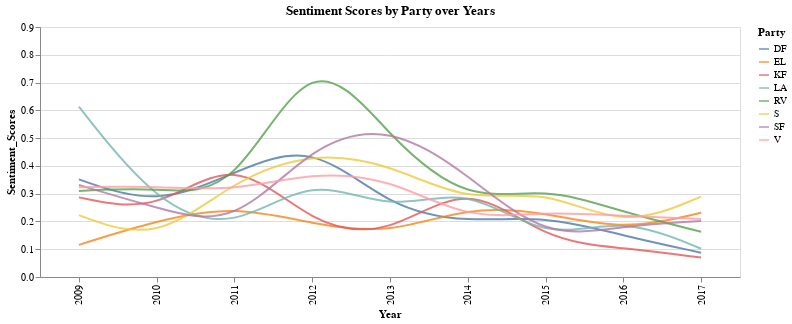

Notebook source saved alongside this figure:
### Code cell
sentiment_year = subset_sentiment_score.groupby(['Year', 'Party'])['Sentiment_Scores'].mean().to_frame().reset_index()

# Define a selection that allows users to select a Party
selection = alt.selection_single(
    fields=['Party'],  # Assuming 'Party' is a field in your 'data' DataFrame
    bind=alt.binding_select(options=sentiment_year['Party'].unique(), name='Select Party'),
    empty='all'  # 'all' means nothing is selected by default
)


chart = alt.Chart(sentiment_year).mark_line(interpolate='basis').encode(
    x='Year:O',  # Ordinal data for year
    y='Sentiment_Scores:Q',  # Quantitative data for sentiment scores
    color='Party:N', 
    opacity=alt.condition(selection, alt.value(0.8), alt.value(0.2))# Nominal data for party
    #tooltip=['Year', 'Party', 'Sentiment_Scores']
).properties(
    width=700,
    height=250,
    title='Sentiment Scores by Party over Years',
).interactive(
).add_params(
    selection
)

chart

### Figure 1 — Vega-Lite specification as saved in the notebook (floating-point values rounded to 4 significant figures)
{"config": {"view": {"continuousWidth": 300, "continuousHeight": 300}}, "data": {"name": "data-fa788030e555b1bccfec6e8b965f7b10"}, "mark": {"type": "line", "interpolate": "basis"}, "encoding": {"color": {"field": "Party", "type": "nominal"}, "opacity": {"condition": {"param": "param_10", "value": 0.8, "empty": true}, "value": 0.2}, "x": {"field": "Year", "type": "ordinal"}, "y": {"field": "Sentiment_Scores", "type": "quantitative"}}, "height": 250, "params": [{"name": "param_11", "select": {"type": "interval", "encodings": ["x", "y"]}, "bind": "scales"}, {"name": "param_10", "select": {"type": "point", "fields": ["Party"]}, "bind": {"input": "select", "options": ["DF", "EL", "KF", "LA", "RV", "S", "SF", "V"], "name": "Select Party"}}], "title": "Sentiment Scores by Party over Years", "width": 700, "$schema": "https://vega.github.io/schema/vega-lite/v5.14.1.json", "datasets": {"data-fa788030e555b1bccfec6e8b965f7b10": [{"Year": 2009, "Party": "DF", "Sentiment_Scores": 0.3516}, {"Year": 2009, "Party": "EL", "Sentiment_Scores": 0.1157}, {"Year": 2009, "Party": "KF", "Sentiment_Scores": 0.2867}, {"Year": 2009, "Party": "LA", "Sentiment_Scores": 0.6133}, {"Year": 2009, "Party": "RV", "Sentiment_Scores": 0.31}, {"Year": 2009, "Party": "S", "Sentiment_Scores": 0.2225}, {"Year": 2009, "Party": "SF", "Sentiment_Scores": 0.3312}, {"Year": 2009, "Party": "V", "Sentiment_Scores": 0.3233}, {"Year": 2010, "Party": "DF", "Sentiment_Scores": 0.254}, {"Year": 2010, "Party": "EL", "Sentiment_Scores": 0.2037}, {"Year": 2010, "Party": "KF", "Sentiment_Scores": 0.2288}, {"Year": 2010, "Party": "LA", "Sentiment_Scores": 0.258}, {"Year": 2010, "Party": "RV", "Sentiment_Scores": 0.322}, {"Year": 2010, "Party": "S", "Sentiment_Scores": 0.1215}, {"Year": 2010, "Party": "SF", "Sentiment_Scores": 0.2484}, {"Year": 2010, "Party": "V", "Sentiment_Scores": 0.3271}, {"Year": 2011, "Party": "DF", "Sentiment_Scores": 0.377}, {"Year": 2011, "Party": "EL", "Sentiment_Scores": 0.2573}, {"Year": 2011, "Party": "KF", "Sentiment_Scores": 0.4485}, {"Year": 2011, "Party": "LA", "Sentiment_Scores": 0.1638}, {"Year": 2011, "Party": "RV", "Sentiment_Scores": 0.285}, {"Year": 2011, "Party": "S", "Sentiment_Scores": 0.351}, {"Year": 2011, "Party": "SF", "Sentiment_Scores": 0.1747}, {"Year": 2011, "Party": "V", "Sentiment_Scores": 0.3082}, {"Year": 2012, "Party": "DF", "Sentiment_Scores": 0.4901}, {"Year": 2012, "Party": "EL", "Sentiment_Scores": 0.1908}, {"Year": 2012, "Party": "KF", "Sentiment_Scores": 0.1819}, {"Year": 2012, "Party": "LA", "Sentiment_Scores": 0.3697}, {"Year": 2012, "Party": "RV", "Sentiment_Scores": 0.8523}, {"Year": 2012, "Party": "S", "Sentiment_Scores": 0.4507}, {"Year": 2012, "Party": "SF", "Sentiment_Scores": 0.4809}, {"Year": 2012, "Party": "V", "Sentiment_Scores": 0.3776}, {"Year": 2013, "Party": "DF", "Sentiment_Scores": 0.2467}, {"Year": 2013, "Party": "EL", "Sentiment_Scores": 0.1529}, {"Year": 2013, "Party": "KF", "Sentiment_Scores": 0.1464}, {"Year": 2013, "Party": "LA", "Sentiment_Scores": 0.2319}, {"Year": 2013, "Party": "RV", "Sentiment_Scores": 0.4982}, {"Year": 2013, "Party": "S", "Sentiment_Scores": 0.408}, {"Year": 2013, "Party": "SF", "Sentiment_Scores": 0.5504}, {"Year": 2013, "Party": "V", "Sentiment_Scores": 0.3567}, {"Year": 2014, "Party": "DF", "Sentiment_Scores": 0.1956}, {"Year": 2014, "Party": "EL", "Sentiment_Scores": 0.2548}, {"Year": 2014, "Party": "KF", "Sentiment_Scores": 0.3535}, {"Year": 2014, "Party": "LA", "Sentiment_Scores": 0.3315}, {"Year": 2014, "Party": "RV", "Sentiment_Scores": 0.2666}, {"Year": 2014, "Party": "S", "Sentiment_Scores": 0.2658}, {"Year": 2014, "Party": "SF", "Sentiment_Scores": 0.3698}, {"Year": 2014, "Party": "V", "Sentiment_Scores": 0.2033}, {"Year": 2015, "Party": "DF", "Sentiment_Scores": 0.2221}, {"Year": 2015, "Party": "EL", "Sentiment_Scores": 0.2341}, {"Year": 2015, "Party": "KF", "Sentiment_Scores": 0.1291}, {"Year": 2015, "Party": "LA", "Sentiment_Scores": 0.1269}, {"Year": 2015, "Party": "RV", "Sentiment_Scores": 0.3255}, {"Year": 2015, "Party": "S", "Sentiment_Scores": 0.3193}, {"Year": 2015, "Party": "SF", "Sentiment_Scores": 0.1344}, {"Year": 2015, "Party": "V", "Sentiment_Scores": 0.2364}, {"Year": 2016, "Party": "DF", "Sentiment_Scores": 0.1485}, {"Year": 2016, "Party": "EL", "Sentiment_Scores": 0.1656}, {"Year": 2016, "Party": "KF", "Sentiment_Scores": 0.1051}, {"Year": 2016, "Party": "LA", "Sentiment_Scores": 0.2188}, {"Year": 2016, "Party": "RV", "Sentiment_Scores": 0.2327}, {"Year": 2016, "Party": "S", "Sentiment_Scores": 0.1724}, {"Year": 2016, "Party": "SF", "Sentiment_Scores": 0.1842}, {"Year": 2016, "Party": "V", "Sentiment_Scores": 0.2191}, {"Year": 2017, "Party": "DF", "Sentiment_Scores": 0.08752}, {"Year": 2017, "Party": "EL", "Sentiment_Scores": 0.2315}, {"Year": 2017, "Party": "KF", "Sentiment_Scores": 0.07005}, {"Year": 2017, "Party": "LA", "Sentiment_Scores": 0.1018}, {"Year": 2017, "Party": "RV", "Sentiment_Scores": 0.163}, {"Year": 2017, "Party": "S", "Sentiment_Scores": 0.2896}, {"Year": 2017, "Party": "SF", "Sentiment_Scores": 0.2017}, {"Year": 2017, "Party": "V", "Sentiment_Scores": 0.2086}]}}
